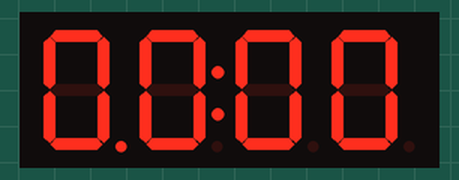
Simulated run of this sketch. Board: Arduino Uno, built with avr-gcc and run on an emulated ATmega328P. Parts: 4-digit seven-segment display.

Above: at 0.13 s.
At 5.08 s:
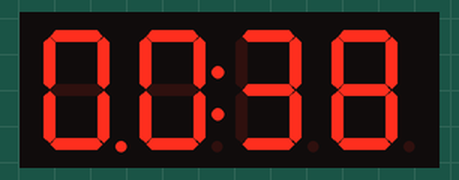
At 10.04 s:
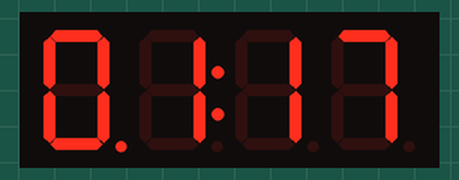
At 19.94 s:
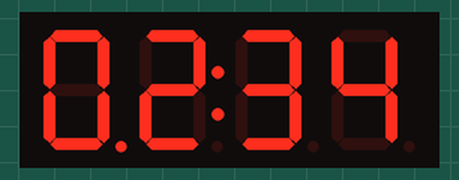
At 29.84 s:
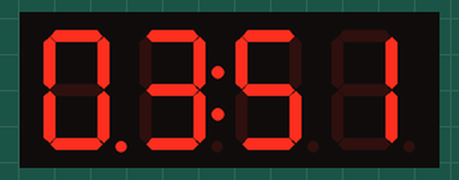
At 39.88 s:
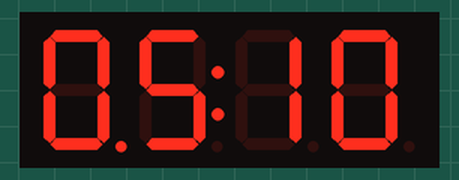

The sketch:

Latihan10.ino
```cpp
#include <TM1637Display.h>

#define CLK 11
#define DIO 10

TM1637Display display = TM1637Display(CLK, DIO);

int i;
int b;

void setup() {
  display.clear();
  display.setBrightness(7);
}

void loop() {
  display.clear();
  for (i = 0; i < 60; i++)
  {
    display.showNumberDecEx(b, 0b11100000, true, 2, 0); // displayed _28_
    display.showNumberDec(i, true, 2, 2); // displayed _28_
    delay(100);
    if (i == 59)
    {
      i = 0;
      b++;

      if (b == 24)
      {
        b = 0;
      }
    }
  }
}
```
